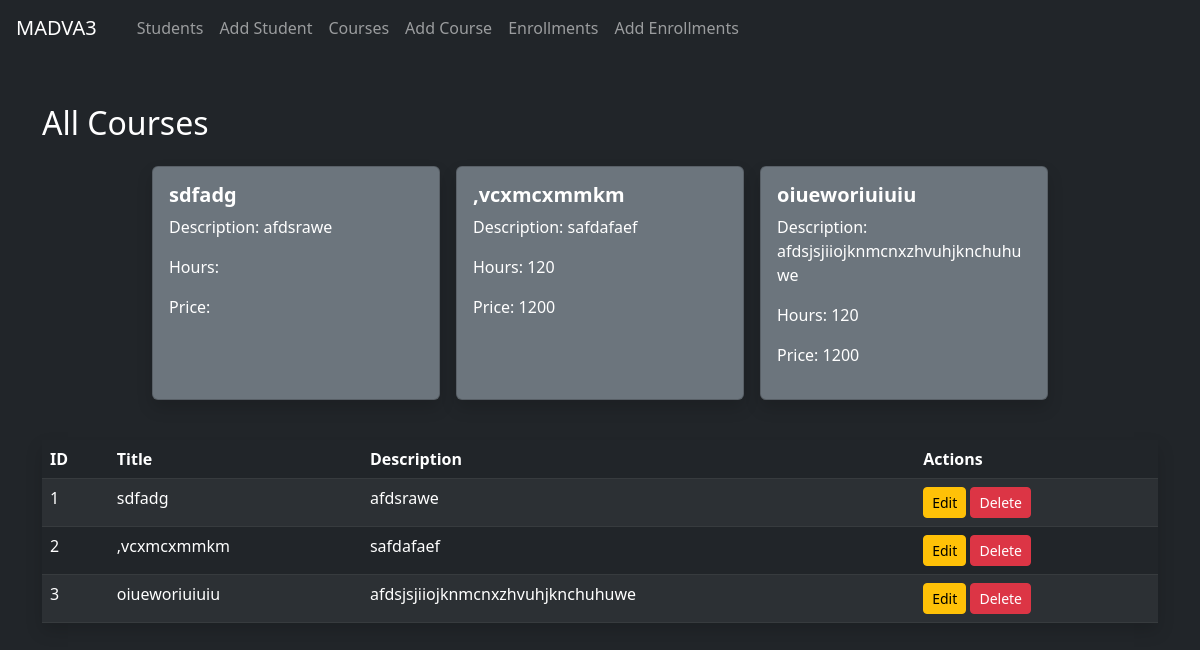
The page /d10_project/courses/courses.php on the database its author committed.
### tables this page shows
CREATE TABLE `courses` (
  `id` int(11) NOT NULL,
  `title` varchar(100) NOT NULL,
  `description` text NOT NULL,
  `hours` decimal(60,0) DEFAULT NULL,
  `price` decimal(60,0) DEFAULT NULL
);

### d10_project/courses/courses.php (the view, shortened to what this page needs)
<?php
include '../db.php';
include '../navbar.php';
$result = $conn->query("SELECT * FROM courses");
?>
<!DOCTYPE html>
<html lang="en">
<head>
  <link href="https://cdn.jsdelivr.net/npm/bootstrap@5.3.0/dist/css/bootstrap.min.css" rel="stylesheet">
</head>
<body class="bg-dark text-white">
<div class="container mt-5">
  <h2 class="mb-4">All Courses</h2>
<div class="d-flex flex-wrap gap-3 justify-content-center my-4">
  <?php
  $result->data_seek(0);
  while($row = $result->fetch_assoc()): ?>
    <div class="card bg-secondary text-white shadow p-3 mb-3 rounded" style="width: 18rem;">
      <h5><b><?= htmlspecialchars($row['title']) ?></b></h5>
      <p>Description: <?= htmlspecialchars($row['description']) ?></p>
      <p>Hours: <?= htmlspecialchars($row['hours']) ?></p>
      <p>Price: <?= htmlspecialchars($row['price']) ?></p>
    </div>
  <?php endwhile; ?>
</div>
  <?php
  $result = $conn->query("SELECT * FROM courses");
  if ($result->num_rows > 0): ?>
    <table class="table table-dark table-striped table-hover shadow">
      <thead>
        <tr>
          <th>ID</th><th>Title</th><th>Description</th><th>Actions</th>
        </tr>
      </thead>
      <tbody>
        <?php while($row = $result->fetch_assoc()): ?>
          <tr>
            <td><?= $row['id'] ?></td>
            <td><?= $row['title'] ?></td>
            <td><?= $row['description'] ?></td>
            <td>
              <a href="edit_courses.php?id=<?= $row['id'] ?>" class="btn btn-sm btn-warning">Edit</a>
              <a href="delete_courses.php?id=<?= $row['id'] ?>" class="btn btn-sm btn-danger" onclick="return confirm('Are you sure?')">Delete</a>
            </td>
          </tr>
        <?php endwhile; ?>
      </tbody>
    </table>
  <?php else: ?>
    <div class="alert alert-warning">No courses found.</div>
  <?php endif; ?>
</div>
</body>
</html>

### rows shown on the page
courses: title "sdfadg", description "afdsrawe", id "1"
courses: title ",vcxmcxmmkm", description "safdafaef", hours "120", price "1200", id "2"
courses: title "oiueworiuiuiu", description "afdsjsjiiojknmcnxzhvuhjknchuhuwe", hours "120", price "1200", id "3"
